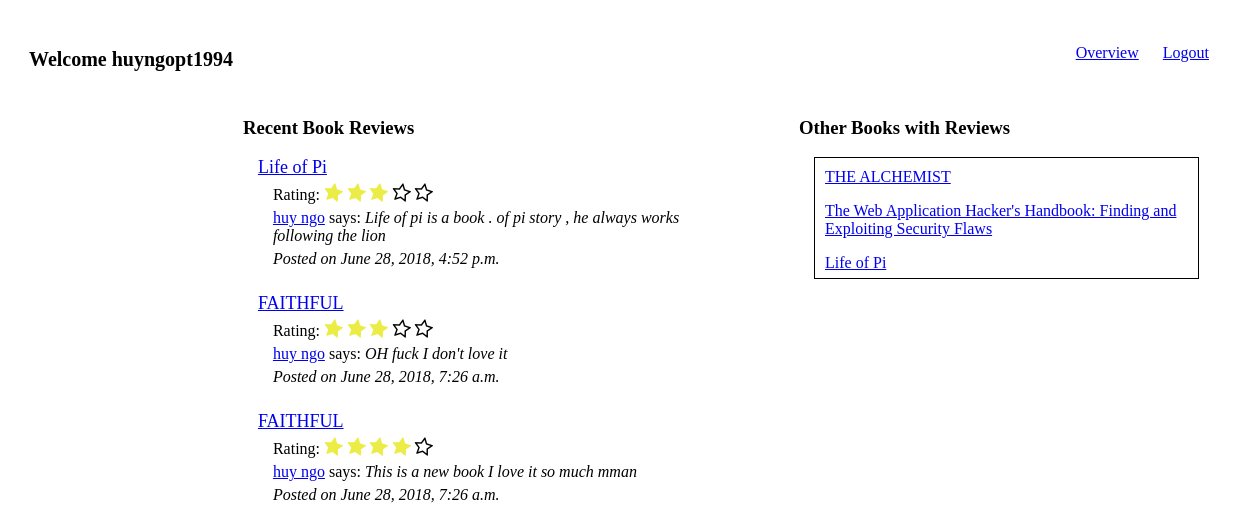
The app's page /books (signed in) with its own data.
### main_app/models.py (models this page shows)
class Book(models.Model):
	title = models.CharField(max_length=255)
	author = models.CharField(max_length=255)
	poster = models.ForeignKey(User, related_name="uploaded_books")
	book_image = models.ImageField(upload_to='book_images/', default='book_images/no-img.jpg')
	rating = models.FloatField(default=0)
	created_at = models.DateTimeField(auto_now_add=True)

class User(models.Model):
	name = models.CharField(max_length=255)
	alias = models.CharField(max_length=255)
	email = models.EmailField()
	password = models.CharField(max_length=255)
	created_at = models.DateTimeField(auto_now_add=True)
	admin = models.BooleanField(default=False) #False is normal_user
	objects = UserManager()

class Review(models.Model):
	rating = models.IntegerField(default=0)
	content = models.TextField()
	reviewer = models.ForeignKey('User', related_name="reviews_left")
	book = models.ForeignKey('Book', related_name="reviews")
	created_at = models.DateTimeField(auto_now_add=True)

### main_app/views.py (the view)
# urls.py: url(r'^books$', views.show_books), # page to show all books, GET method
def show_books(request):
	if request.session.get('user_id',None) is None:
		messages.error(request,'You should login if want to show informations')
		return redirect('/')
	else:
		item={} #dictionary for item
		items =[]
		all_reviews = Review.objects.all().order_by('-created_at')
		reviews = all_reviews[:3]
		for review in reviews:
			item['created_at'] = review.created_at
			item['rating'] = range(review.rating)
			item['un_rating'] = range(5- review.rating)
			item['content'] = review.content
			item['user_name'] =review.reviewer.name
			item['title'] =review.book.title
			item['id'] = review.book.id
			item['user_id'] = review.reviewer.id
			items.append(item)
			item = {}
		books = set()
		for review in all_reviews:
			books.add((review.book.id, review.book.title))
		return render(request,'main_app/books.html',{'items':items,'books':books})

### main_app/templates/main_app/books.html (shortened to what this page needs)
<!DOCTYPE html>
<html lang="en">
<head>
    {% load static %}
    <link rel="stylesheet" href="{% static 'main_app/css/style.css' %}">
    <link rel="stylesheet" href="{% static 'main_app/css/header.css' %}">
     <link rel="stylesheet" href="https://cdnjs.cloudflare.com/ajax/libs/font-awesome/4.7.0/css/font-awesome.min.css">
</head>
<body>
    <main>
        <header>
        <p class="header_left">Welcome {{request.session.user_name}}</p>
        <p class="header_right">
            <a href="/books/overview">Overview</a>
            <a href="/logout">Logout</a></p>
        </header>
        <article>
                <div class="left_content">
                    <h3>Recent Book Reviews</h3>
                         {% for item in items %}
                    <div>
                    <a class="book_title" href="/books/{{item.id}}">{{item.title}}</a>
                    <p>Rating: {% for i in item.rating %}
                        <span class="fa fa-star checked"></span>
                        {% endfor %}
                        {% for i in item.un_rating %}
                        <span class="fa fa-star-o "></span>
                        {% endfor %}
                    </p>
                    <p><a href="/users/{{item.user_id}}">{{item.user_name}}</a> says: <span class="italic">{{item.content}}</span></p>
                    <p class="italic">Posted on {{item.created_at}}</p>
                      </div>
                {% endfor %}
            </div>
            <div class="right_content">
                <h3>Other Books with Reviews</h3>
                <div class="float_content">
                    {% for book in books %}
                    <p><a href="/books/{{book.0}}">{{book.1}}</a></p>
                {% endfor %}
                </div>
            </div>
        </article>
    </main>
</body>
</html>

### main_app/static/main_app/css/style.css (style rules this page uses)
.checked { color: #ecec46; }
main { margin: 0 auto; width: 1200px; padding: 20px; }
.left_content { display: inline-block; padding: 10px; width:500px; }
.right_content { display: inline-block; padding:10px; vertical-align: top; float: right; margin-right:20px; width: 400px; }
.left_content > div { margin-left: 15px; margin-bottom: 25px; }
.left_content > div >p { margin: 5px 0px 5px 15px; }
.book_title { font-size: 18px; }
.italic { font-style: italic; }
.fa { transform : rotate(10deg); font-size: 20px!important; }
.float_content { height: 100px; overflow-y: scroll; padding:10px; border:1px solid black; margin-left:15px; }
.float_content > p { margin-top: 0px; }

### main_app/static/main_app/css/header.css (style rules this page uses)
header { height: 60px; }
.header_left { float: left; font-size: 20px; font-weight: bold; }
.header_right { float: right; }
.header_right a { margin-right: 20px; }

### records on screen
Book: title "Life of Pi", title "Life of Pi"
User: user_name "huy ngo" "huy ngo" "huy ngo"
Review: content "Life of pi is a book . of pi story , he always works following the lion", created_at "June 28, 2018, 4:52 p.m."
Book: title "FAITHFUL" "FAITHFUL"
Review: content "OH fuck I don't love it", created_at "June 28, 2018, 7:26 a.m."
Review: content "This is a new book I love it so much mman", created_at "June 28, 2018, 7:26 a.m."
Book: title "THE ALCHEMIST"
Book: title "The Web Application Hacker's Handbook: Finding and Exploiting Security Flaws"

### other values on screen
{{ request.session.user_name }} "huyngopt1994"
